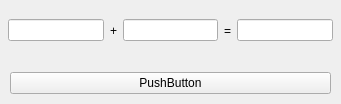
<?xml version="1.0" encoding="UTF-8"?>
<ui version="4.0">
 <class>MainWindow</class>
 <widget class="QMainWindow" name="MainWindow">
  <property name="geometry">
   <rect>
    <x>0</x>
    <y>0</y>
    <width>341</width>
    <height>104</height>
   </rect>
  </property>
  <property name="windowTitle">
   <string>MainWindow</string>
  </property>
  <widget class="QWidget" name="centralwidget">
   <widget class="QWidget" name="horizontalLayoutWidget">
    <property name="geometry">
     <rect>
      <x>8</x>
      <y>10</y>
      <width>325</width>
      <height>41</height>
     </rect>
    </property>
    <layout class="QHBoxLayout" name="horizontalLayout">
     <item>
      <widget class="QLineEdit" name="lineEdit_c"/>
     </item>
     <item>
      <widget class="QLabel" name="label">
       <property name="text">
        <string>+</string>
       </property>
      </widget>
     </item>
     <item>
      <widget class="QLineEdit" name="lineEdit_d"/>
     </item>
     <item>
      <widget class="QLabel" name="label_2">
       <property name="text">
        <string>=</string>
       </property>
      </widget>
     </item>
     <item>
      <widget class="QLineEdit" name="lineEdit_equels"/>
     </item>
    </layout>
   </widget>
   <widget class="QWidget" name="verticalLayoutWidget">
    <property name="geometry">
     <rect>
      <x>10</x>
      <y>70</y>
      <width>321</width>
      <height>27</height>
     </rect>
    </property>
    <layout class="QVBoxLayout" name="verticalLayout">
     <item>
      <widget class="QPushButton" name="pushButton_result">
       <property name="text">
        <string>PushButton</string>
       </property>
      </widget>
     </item>
    </layout>
   </widget>
  </widget>
 </widget>
 <resources/>
 <connections/>
</ui>
